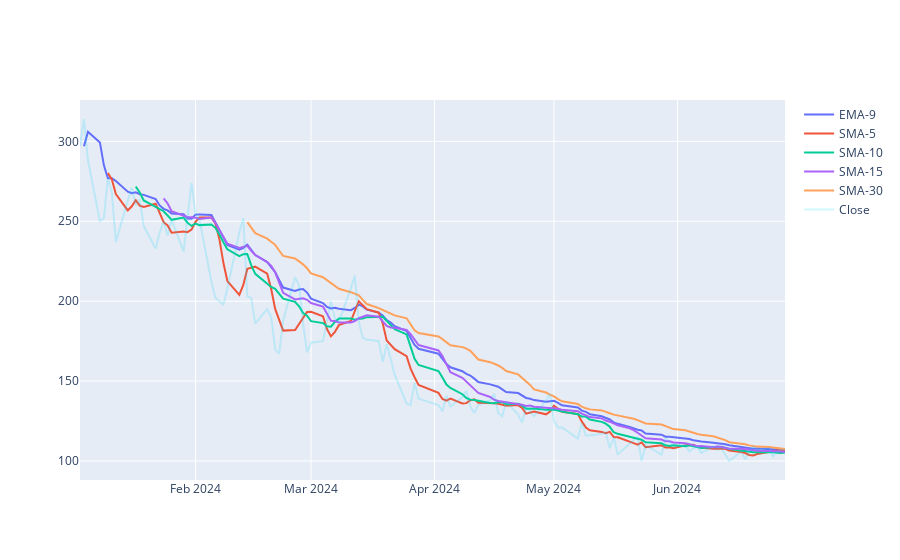

Write notebook code for a chart like this one.
### Code cell
# Plot features chart
fig = go.Figure()
fig.add_trace(go.Scatter(x=ohlc.Date, y=ohlc.EMA_9, name='EMA-9'))
fig.add_trace(go.Scatter(x=ohlc.Date, y=ohlc.SMA_5, name='SMA-5'))
fig.add_trace(go.Scatter(x=ohlc.Date, y=ohlc.SMA_10, name='SMA-10'))
fig.add_trace(go.Scatter(x=ohlc.Date, y=ohlc.SMA_15, name='SMA-15'))
fig.add_trace(go.Scatter(x=ohlc.Date, y=ohlc.SMA_30, name='SMA-30'))
fig.add_trace(go.Scatter(x=ohlc.Date, y=ohlc.Close, name='Close', opacity=0.2))
fig.show()
